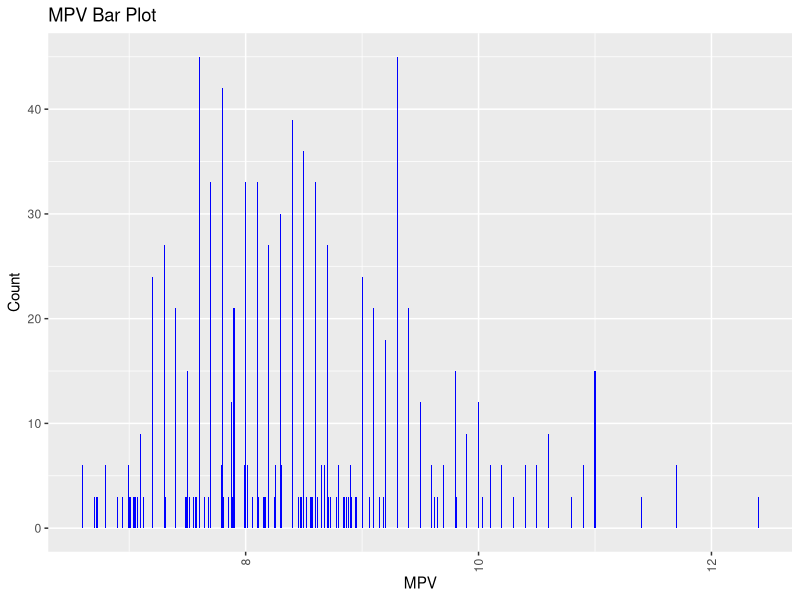
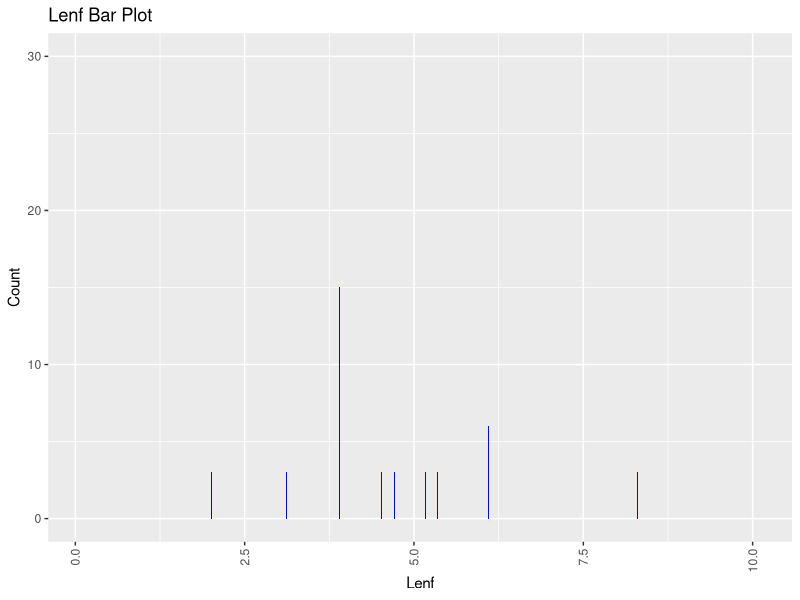
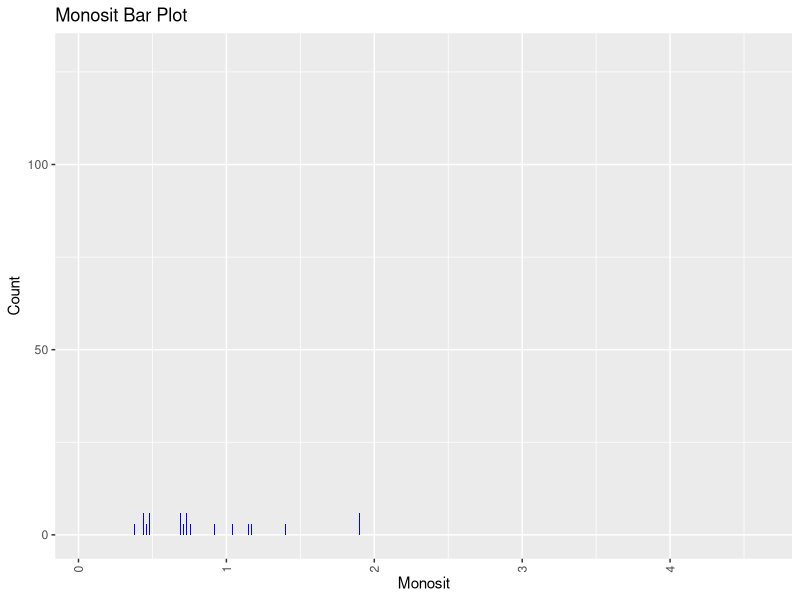

The R source for these figures, in order:
install.packages("readxl")
install.packages("ggplot2")

library(readxl)
library(ggplot2)

data <- read_excel("hematology_bar_charts.xlsx")

# Specified column names
selected_columns <- c("MPV", "Lenf", "Monosit")

# Function to remove empty columns
empty_columns <- colnames(data)[sapply(data, function(x) all(is.na(x) | x == ""))]
clean_data <- data[, !colnames(data) %in% empty_columns]

# Define a function to create bar plots
create_bar_plot <- function(data, column_name, file_name) {
  plot <- ggplot(data = data, aes(x = get(column_name))) +
    geom_bar(fill = "blue") +
    labs(title = paste(column_name, "Bar Plot"), x = column_name, y = "Count") +
    theme(axis.text.x = element_text(angle = 90, vjust = 0.5, hjust = 1))
  
  # Save the plot to a file
  png(filename = paste(file_name, "_bar.png", sep = ""))
  print(plot)
  dev.off()
}

# Create and save bar plots for the specified columns
for (column_name in selected_columns) {
  create_bar_plot(clean_data, column_name, paste(column_name, "_bar", sep = ""))
}
